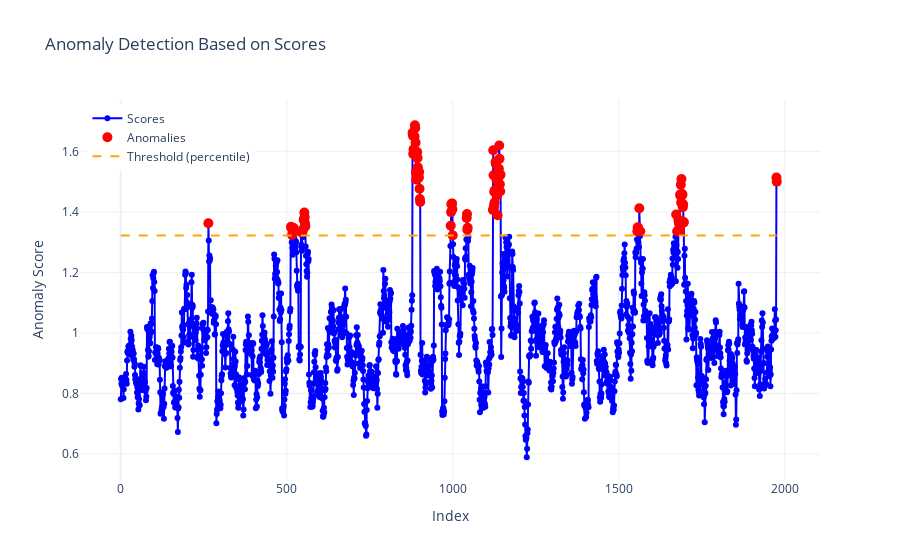

Write notebook code for a chart like this one.
### Code cell
visualizer = DataVisualizationScoresTS(scores_pred)
fig = visualizer.visualize(method="percentile", threshold=0.95)  # percentil
fig.show()

### Figure 1 — Plotly figure (JSON) as saved in the notebook; plotly's stock layout.template omitted (floating-point values rounded to 4 significant figures; data arrays with more than 128 entries replaced by an {"elided": "..."} marker saying what was removed)
{"data": [{"line": {"color": "blue"}, "marker": {"size": 6}, "mode": "lines+markers", "name": "Scores", "type": "scatter", "x": {"elided": "1977 int values"}, "y": {"elided": "1977 float values"}}, {"marker": {"color": "red", "size": 10, "symbol": "circle"}, "mode": "markers", "name": "Anomalies", "type": "scatter", "x": [264, 513, 514, 516, 521, 543, 547, 550, 551, 552, 553, 554, 555, 556, 879, 880, 881, 882, 883, 884, 885, 886, 887, 888, 889, 890, 891, 892, 893, 894, 895, 896, 897, 898, 899, 900, 901, 902, 994, 995, 996, 997, 998, 999, 1000, 1042, 1043, 1044, 1045, 1121, 1122, 1123, 1124, 1125, 1126, 1127, 1128, 1129, 1130, 1131, 1132, 1133, 1134, 1135, 1136, 1137, 1138, 1139, 1140, 1141, 1142, 1143, 1144, 1556, 1557, 1558, 1562, 1565, 1673, 1676, 1680, 1681, 1682, 1683, 1684, 1685, 1686, 1687, 1688, 1689, 1690, 1691, 1692, 1693, 1694, 1695, 1696, 1975, 1976], "y": [1.363, 1.351, 1.347, 1.324, 1.347, 1.333, 1.333, 1.344, 1.374, 1.375, 1.398, 1.382, 1.362, 1.352, 1.661, 1.652, 1.591, 1.607, 1.603, 1.592, 1.649, 1.686, 1.677, 1.629, 1.53, 1.507, 1.534, 1.58, 1.598, 1.578, 1.548, 1.532, 1.513, 1.514, 1.532, 1.476, 1.443, 1.433, 1.354, 1.399, 1.425, 1.427, 1.428, 1.408, 1.322, 1.38, 1.393, 1.341, 1.347, 1.407, 1.604, 1.521, 1.42, 1.466, 1.431, 1.472, 1.465, 1.564, 1.559, 1.558, 1.504, 1.455, 1.457, 1.389, 1.507, 1.518, 1.531, 1.542, 1.619, 1.576, 1.491, 1.468, 1.523, 1.336, 1.348, 1.349, 1.412, 1.336, 1.391, 1.336, 1.374, 1.363, 1.367, 1.35, 1.337, 1.458, 1.453, 1.49, 1.43, 1.509, 1.454, 1.459, 1.457, 1.416, 1.426, 1.365, 1.366, 1.514, 1.5]}, {"line": {"color": "orange", "dash": "dash"}, "mode": "lines", "name": "Threshold (percentile)", "type": "scatter", "x": [0, 1976], "y": [1.322, 1.322]}], "layout": {"legend": {"x": 0.01, "xanchor": "left", "y": 0.99, "yanchor": "top"}, "title": {"text": "Anomaly Detection Based on Scores"}, "xaxis": {"title": {"text": "Index"}}, "yaxis": {"title": {"text": "Anomaly Score"}}}}
